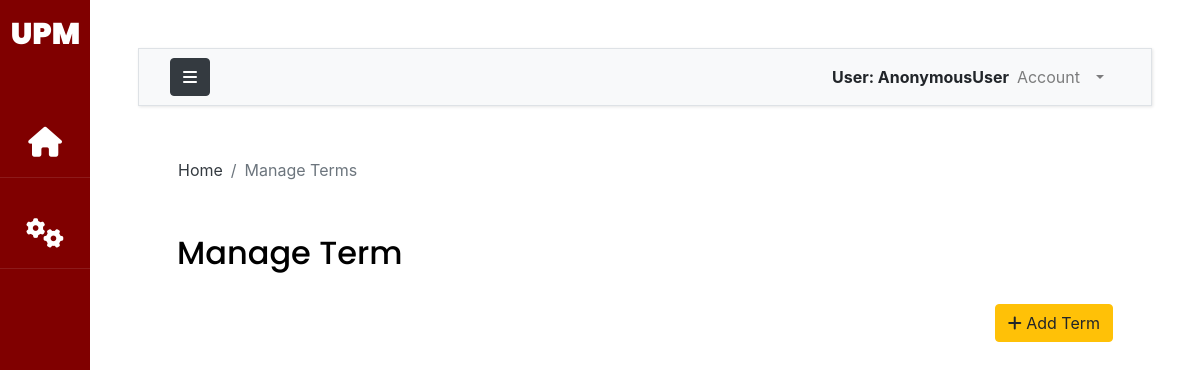
/manage-term/, run on an earlier commit of the app's database.
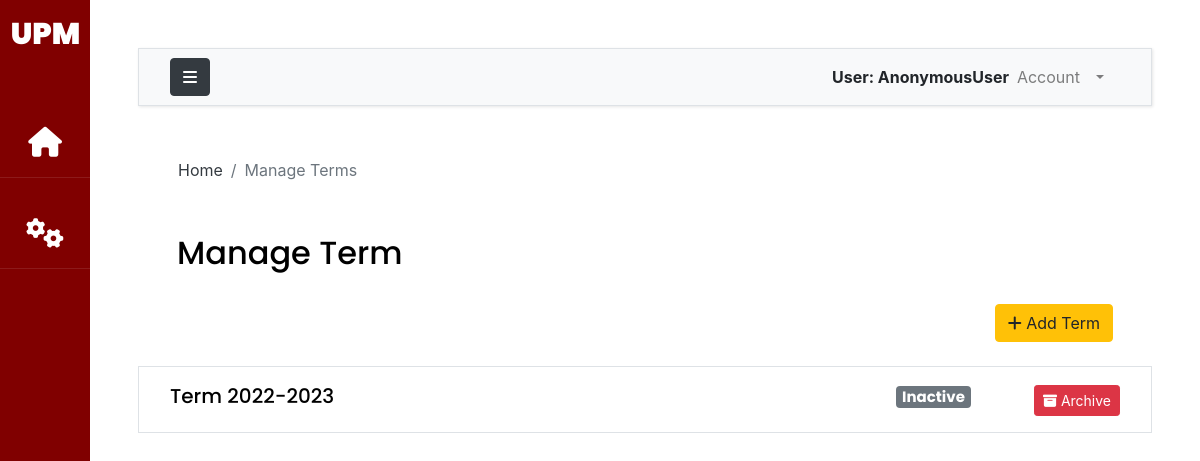
And on a later commit of the database.
### UPM/models.py (models this page shows, shortened)
class Term(models.Model):
    academicyear = models.CharField(max_length=10)
    slug = models.SlugField(null=True)
    room = models.ManyToManyField(Room, related_name="room_term", blank=True)
    date_start = models.DateField(null=True)
    date_end = models.DateField(null=True)
    isActivated = models.BooleanField(null=True,default=False)

### UPM/views.py (the view)
# urls.py: path('manage-term/',views.manageTerm, name='manageTerm'),
def manageTerm(request):
    terms = Term.objects.all()
    context={'terms':terms}
    return render(request,"UPM/term.html",context)

### templates/UPM/term.html (shortened to what this page needs)
{% extends 'base.html' %}
{% load static %}
{% load crispy_forms_tags %}
{% block breadcrumb %}
<nav aria-label="breadcrumb">
  <ol class="breadcrumb mt-3 ms-4 bg-body">
    <li class="breadcrumb-item"><a href="#" class="text-dark">Home</a></li>
    <li class="breadcrumb-item active" aria-current="page">Manage Terms</li>
  </ol>
</nav>
{% endblock breadcrumb %}
{% block content %}
<div class = "container-fluid">
    <h2 class="py-4 px-4">Manage Term</h2>
    <div class = 'text-right'>
      <a class='btn btn-warning mb-4 mx-4' role='button' href = "{% url 'addTerm' %}"><i class="fa-solid fa-plus"></i> Add Term</a>
    </div>
    {% for term in terms %}
    <div class="row border bg-white p-3 mb-3">
        <div class="col align-self-center">
            <a href="{% url 'termView' term.slug %}"><h5>Term {{term.academicyear}}</h5></a>
        </div>
        <div class="col-auto align-self-center text-end pe-5">
            {%if term.isActivated %}
            <h5><span class="badge bg-primary text-wrap">
                Active
            </span></h5>
            {%else%}
            <h5><span class="badge bg-secondary text-wrap">
                Inactive
            </span></h5>
            {%endif%}
        </div>
        <div class="col-auto align-self-end text-end">
            <button type="button" class="btn btn-danger btn-sm" data-bs-toggle="modal" data-bs-target="#archivePopup"><i class="fa-solid fa-box-archive"></i> Archive</button>
        </div>
    </div>
      {%endfor%}
</div>
{% endblock content %}

### templates/base.html (shortened to what this page needs)
{% load static %}
{% load crispy_forms_tags %}
<!DOCTYPE html>
<html lang="en">
    <head>
        {% include 'css_modules.html' %}
    </head>
    <body>
        <div class="wrapper d-flex align-items-stretch">
            <nav id="sidebar" class="active">
                <h1><a href="{% url 'indexPage' %}" class="logo mt-2 pt-2">UPM</a></h1>
                <ul class="list-unstyled components mb-5">
                    <li class="active">
                        <a href="{% url 'dashBoardPage' %}"><i class="fa fa-home"></i> <span class="link_label">Home</span></a>
                    </li>
                    {% if request.user.user_type == none %}
                    <li>
                        <a data-bs-toggle="collapse" href="#collapseOptions" role="button" aria-expanded="false" aria-controls="collapseOptions" id="clps"><i class="fa fa-cogs"></i> <span class="link_label">Administrator</span></a>
                    </li>
                    {% endif %}
                </ul>
            </nav>
            <div id="content" class="p-4 p-md-5 ">
                <nav class="navbar navbar-expand-lg navbar-light bg-light border">
                    <div class="container-fluid">
                        <button type="button" id="sidebarCollapse" class="btn btn-dark">
                            <i class="fa fa-bars"></i>
                        </button>
                        <div class="collapse navbar-collapse" id="navbarSupportedContent">
                            <ul class="nav navbar-nav ml-auto">
                                <span class="fw-bold mt-2">User: {{request.user}}</span>
                                <li class="nav-item dropdown me-3 pe-3">
                                    <a class="nav-link dropdown-toggle" href="#" id="navbarDropdown" role="button" data-bs-toggle="dropdown" aria-expanded="false">
                                      Account
                                    </a>
                                </li>
                            </ul>
                        </div>
                    </div>
                </nav>
                <main class="app-content">
                    <div class="app-title">
                        {% block breadcrumb %}
                        {% endblock breadcrumb %}
                    </div>
                    {% block content %}
                    {% endblock content %}
                </main>
            </div>
		</div>
    </body>
</html>

### templates/css_modules.html (shortened to what this page needs)
{% load static %}
<link href="https://cdn.jsdelivr.net/npm/bootstrap@5.1.3/dist/css/bootstrap.min.css" rel="stylesheet">
<link rel="stylesheet" href="{% static 'css/style.css'%}?{% now 'U' %}">
<link rel="stylesheet" href="{% static 'css/bootstrap.min.css'%}?{% now 'U' %}">
<link rel="stylesheet" href="https://cdn.jsdelivr.net/npm/@fortawesome/fontawesome-free@6.1.1/css/fontawesome.min.css">

### templates/script_modules.html (shortened to what this page needs)
{% load static %}

What changed in the data, as far as the page shows it:
added Term: academicyear "2022-2023", isActivated "Inactive"
